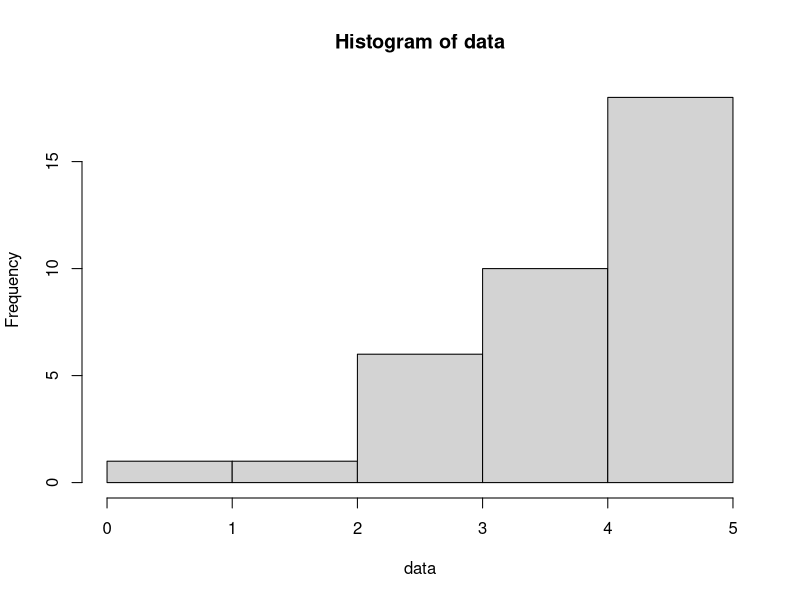

Here is the R script that generated this plot:
library(tidyverse)
library(dplyr)
library(ggplot2)

# Returns a matrix of minimum edit distance operations.
# Also returns the optimal alignment.
editDistDP <- function(str1, str2, m, n) {
  # Initialize the matrix dp that will store the minimum edit distance operations.
  dp <- matrix(rep(0, (n + 1) * (m + 1)), ncol=n + 1)

  # Fill d[][] in bottom up manner
  for (i in 0: m + 1) {
    for (j in 0: n + 1) {
      # First row of d[][] is 0
      if (i == 1) {
        dp[i, j] <- j - 1
      }
      # First column of d[][] is 0
      else if (j == 1) {
        dp[i, j] <- i - 1
      }
      # If last characters are same, ignore last char
      # and recur for remaining string
      else if (str_sub(str1, i - 1, i - 1) == str_sub(str2, j - 1, j - 1)) {
        dp[i, j] <- dp[i - 1, j - 1]
      }
      # If last character are different, consider all
      # possibilities and find minimum
      else {
        dp[i, j] <- min(dp[i, j - 1], dp[i - 1, j], dp[i - 1, j - 1]) + 1
      }
    }
  }
  # Return the edit distance matrix and the optimal alignment
  return(dp[m + 1, n + 1])
}

# Returns the optimal alignment of two strings using the edit distance matrix dp
getCombinationDistance <- function(words) {
  n <- length(words)
  data <- NULL
  # Iterate through all possible combinations of words and find the minimum edit distance
  for (i in 1: (n - 1)) {
    for (j in (i + 1): n) {
      # Get the minimum edit distance between the two words
      str1 <- words[i]
      str2 <- words[j]
      distance <- editDistDP(str1, str2, str_length(str1), str_length(str2))
      data <- append(data,distance)
    }
  }
  print(n)
  return(data)
}

# Plot the histogram of frequency of the minimum edit distance between words
setHist <- function(data) {
  hist(data)
}

# Get the average edit distance between the words
getAvarget <- function(data) {
  mean(data)
}

# Get the variance of the edit distance between the words
getVariance <- function(data) {
  var(data)
}

words <- c("the", "quick", "brown", "fox", "jumps", "over", "the", "lazy", "dog")

data <- getCombinationDistance(words)

setHist(data)
getAvarget(data)
getVariance(data)
